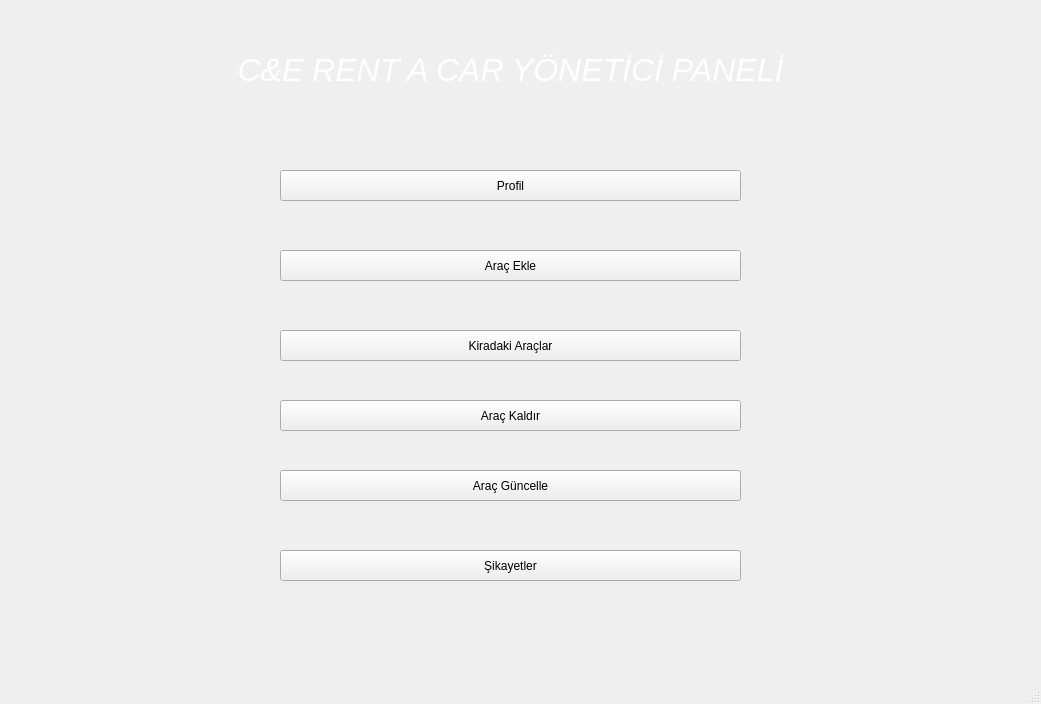
<?xml version="1.0" encoding="UTF-8"?>
<ui version="4.0">
 <class>MainWindow</class>
 <widget class="QMainWindow" name="MainWindow">
  <property name="geometry">
   <rect>
    <x>0</x>
    <y>0</y>
    <width>1041</width>
    <height>704</height>
   </rect>
  </property>
  <property name="windowTitle">
   <string>MainWindow</string>
  </property>
  <widget class="QWidget" name="centralwidget">
   <widget class="QLabel" name="label">
    <property name="geometry">
     <rect>
      <x>-30</x>
      <y>-40</y>
      <width>1091</width>
      <height>721</height>
     </rect>
    </property>
    <property name="text">
     <string/>
    </property>
    <property name="pixmap">
     <pixmap>75515051-dark-background-with-spotlights-light-studio.jpg</pixmap>
    </property>
    <property name="scaledContents">
     <bool>true</bool>
    </property>
   </widget>
   <widget class="QLabel" name="label_2">
    <property name="geometry">
     <rect>
      <x>180</x>
      <y>20</y>
      <width>661</width>
      <height>101</height>
     </rect>
    </property>
    <property name="text">
     <string>&lt;html&gt;&lt;head/&gt;&lt;body&gt;&lt;p align=&quot;center&quot;&gt;&lt;span style=&quot; font-size:24pt; font-style:italic; color:#ffffff;&quot;&gt;C&amp;amp;E RENT A CAR YÖNETİCİ PANELİ&lt;/span&gt;&lt;/p&gt;&lt;/body&gt;&lt;/html&gt;</string>
    </property>
   </widget>
   <widget class="QPushButton" name="aracekle">
    <property name="geometry">
     <rect>
      <x>280</x>
      <y>250</y>
      <width>461</width>
      <height>31</height>
     </rect>
    </property>
    <property name="text">
     <string>Araç Ekle</string>
    </property>
    <property name="icon">
     <iconset>
      <normaloff>desktop-wallpaper-asif-on-mercedes-benz-mercedes-mercedes-benz-mercedes-mercedes-benz-mercedes-mercedes-benz-logo-mercedes-dark-thumbnail.jpg</normaloff>desktop-wallpaper-asif-on-mercedes-benz-mercedes-mercedes-benz-mercedes-mercedes-benz-mercedes-mercedes-benz-logo-mercedes-dark-thumbnail.jpg</iconset>
    </property>
   </widget>
   <widget class="QPushButton" name="arackaldir">
    <property name="geometry">
     <rect>
      <x>280</x>
      <y>400</y>
      <width>461</width>
      <height>31</height>
     </rect>
    </property>
    <property name="text">
     <string>Araç Kaldır</string>
    </property>
    <property name="icon">
     <iconset>
      <normaloff>desktop-wallpaper-asif-on-mercedes-benz-mercedes-mercedes-benz-mercedes-mercedes-benz-mercedes-mercedes-benz-logo-mercedes-dark-thumbnail.jpg</normaloff>desktop-wallpaper-asif-on-mercedes-benz-mercedes-mercedes-benz-mercedes-mercedes-benz-mercedes-mercedes-benz-logo-mercedes-dark-thumbnail.jpg</iconset>
    </property>
   </widget>
   <widget class="QPushButton" name="kiradakiaraclar">
    <property name="geometry">
     <rect>
      <x>280</x>
      <y>330</y>
      <width>461</width>
      <height>31</height>
     </rect>
    </property>
    <property name="text">
     <string>Kiradaki Araçlar</string>
    </property>
    <property name="icon">
     <iconset>
      <normaloff>desktop-wallpaper-asif-on-mercedes-benz-mercedes-mercedes-benz-mercedes-mercedes-benz-mercedes-mercedes-benz-logo-mercedes-dark-thumbnail.jpg</normaloff>desktop-wallpaper-asif-on-mercedes-benz-mercedes-mercedes-benz-mercedes-mercedes-benz-mercedes-mercedes-benz-logo-mercedes-dark-thumbnail.jpg</iconset>
    </property>
   </widget>
   <widget class="QPushButton" name="yoneticiprofil">
    <property name="geometry">
     <rect>
      <x>280</x>
      <y>170</y>
      <width>461</width>
      <height>31</height>
     </rect>
    </property>
    <property name="text">
     <string>Profil</string>
    </property>
    <property name="icon">
     <iconset>
      <normaloff>desktop-wallpaper-asif-on-mercedes-benz-mercedes-mercedes-benz-mercedes-mercedes-benz-mercedes-mercedes-benz-logo-mercedes-dark-thumbnail.jpg</normaloff>desktop-wallpaper-asif-on-mercedes-benz-mercedes-mercedes-benz-mercedes-mercedes-benz-mercedes-mercedes-benz-logo-mercedes-dark-thumbnail.jpg</iconset>
    </property>
   </widget>
   <widget class="QPushButton" name="aracguncelle">
    <property name="geometry">
     <rect>
      <x>280</x>
      <y>470</y>
      <width>461</width>
      <height>31</height>
     </rect>
    </property>
    <property name="text">
     <string>Araç Güncelle</string>
    </property>
    <property name="icon">
     <iconset>
      <normaloff>desktop-wallpaper-asif-on-mercedes-benz-mercedes-mercedes-benz-mercedes-mercedes-benz-mercedes-mercedes-benz-logo-mercedes-dark-thumbnail.jpg</normaloff>desktop-wallpaper-asif-on-mercedes-benz-mercedes-mercedes-benz-mercedes-mercedes-benz-mercedes-mercedes-benz-logo-mercedes-dark-thumbnail.jpg</iconset>
    </property>
   </widget>
   <widget class="QPushButton" name="sikayetler">
    <property name="geometry">
     <rect>
      <x>280</x>
      <y>550</y>
      <width>461</width>
      <height>31</height>
     </rect>
    </property>
    <property name="text">
     <string>Şikayetler</string>
    </property>
    <property name="icon">
     <iconset>
      <normaloff>desktop-wallpaper-asif-on-mercedes-benz-mercedes-mercedes-benz-mercedes-mercedes-benz-mercedes-mercedes-benz-logo-mercedes-dark-thumbnail.jpg</normaloff>desktop-wallpaper-asif-on-mercedes-benz-mercedes-mercedes-benz-mercedes-mercedes-benz-mercedes-mercedes-benz-logo-mercedes-dark-thumbnail.jpg</iconset>
    </property>
   </widget>
  </widget>
  <widget class="QMenuBar" name="menubar">
   <property name="geometry">
    <rect>
     <x>0</x>
     <y>0</y>
     <width>1041</width>
     <height>26</height>
    </rect>
   </property>
  </widget>
  <widget class="QStatusBar" name="statusbar"/>
 </widget>
 <resources/>
 <connections/>
</ui>
